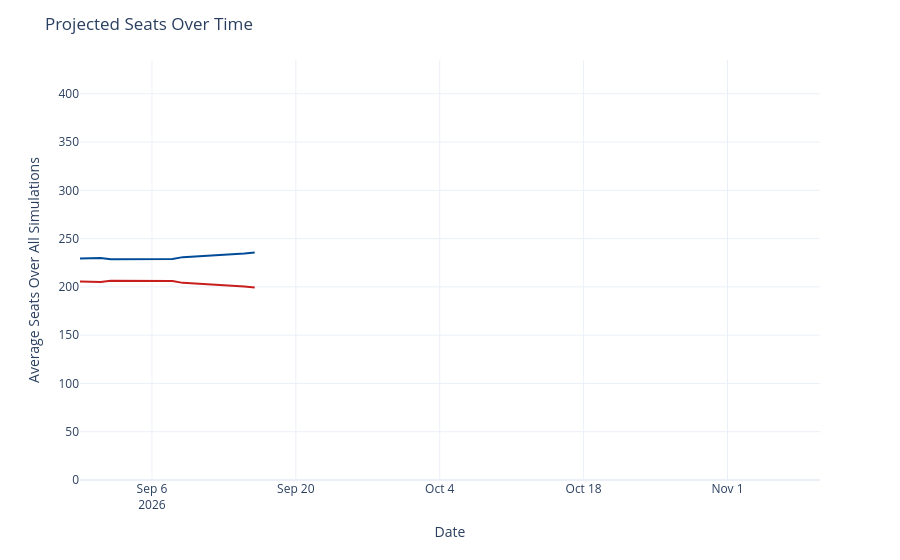

Notebook cell for this chart:
### Code cell
seats_over_time = output_ts[(output_ts['geo'] == 'US House') &
                             (output_ts['type'] == 'seats')]
seats_over_time['rep_seats'] = seats_over_time['y'].map(lambda x: 435 - x)
seats_over_time = seats_over_time.rename({'y': 'Democrats', 'rep_seats': 'Republicans'}, axis=1)
seats_time_ser = px.line(seats_over_time, x='date', y=['Democrats', 'Republicans'], template='plotly_white',
                        color_discrete_map={'Democrats': '#004b97', 'Republicans': '#c71e1d'},)
seats_time_ser.update_traces(hovertemplate="%{y:.1f}")
seats_time_ser.update_layout(
    xaxis=dict(range=[pd.to_datetime('2026-08-30'), pd.to_datetime('2026-11-10')]),
    yaxis=dict(range=[0, 435]),
    xaxis_title='Date',
    yaxis_title='Average Seats Over All Simulations',
    title=dict(text="Projected Seats Over Time"),
    hovermode="x",
    showlegend=False
)
seats_time_ser

### Figure 1 — Plotly figure (JSON) as saved in the notebook; plotly's stock layout.template omitted (floating-point values rounded to 4 significant figures)
{"data": [{"hovertemplate": "%{y:.1f}", "legendgroup": "Democrats", "line": {"color": "#004b97", "dash": "solid"}, "marker": {"symbol": "circle"}, "mode": "lines", "name": "Democrats", "orientation": "v", "showlegend": true, "type": "scatter", "x": ["2026-08-30", "2026-08-31", "2026-09-01", "2026-09-02", "2026-09-03", "2026-09-04", "2026-09-05", "2026-09-06", "2026-09-07", "2026-09-08", "2026-09-09", "2026-09-14", "2026-09-15", "2026-09-16"], "xaxis": "x", "y": [229.4, 230.0, 230.0, 228.5, 228.5, 228.7, 228.7, 228.9, 228.8, 228.9, 230.8, 233.6, 234.7, 235.7], "yaxis": "y"}, {"hovertemplate": "%{y:.1f}", "legendgroup": "Republicans", "line": {"color": "#c71e1d", "dash": "solid"}, "marker": {"symbol": "circle"}, "mode": "lines", "name": "Republicans", "orientation": "v", "showlegend": true, "type": "scatter", "x": ["2026-08-30", "2026-08-31", "2026-09-01", "2026-09-02", "2026-09-03", "2026-09-04", "2026-09-05", "2026-09-06", "2026-09-07", "2026-09-08", "2026-09-09", "2026-09-14", "2026-09-15", "2026-09-16"], "xaxis": "x", "y": [205.6, 205.0, 205.0, 206.5, 206.5, 206.3, 206.3, 206.1, 206.2, 206.1, 204.2, 201.4, 200.3, 199.3], "yaxis": "y"}], "layout": {"hovermode": "x", "legend": {"title": {"text": "variable"}, "tracegroupgap": 0}, "margin": {"t": 60}, "showlegend": false, "title": {"text": "Projected Seats Over Time"}, "xaxis": {"anchor": "y", "domain": [0, 1], "range": ["2026-08-30T00:00:00", "2026-11-10T00:00:00"], "title": {"text": "Date"}}, "yaxis": {"anchor": "x", "domain": [0, 1], "range": [0, 435], "title": {"text": "Average Seats Over All Simulations"}}}}
